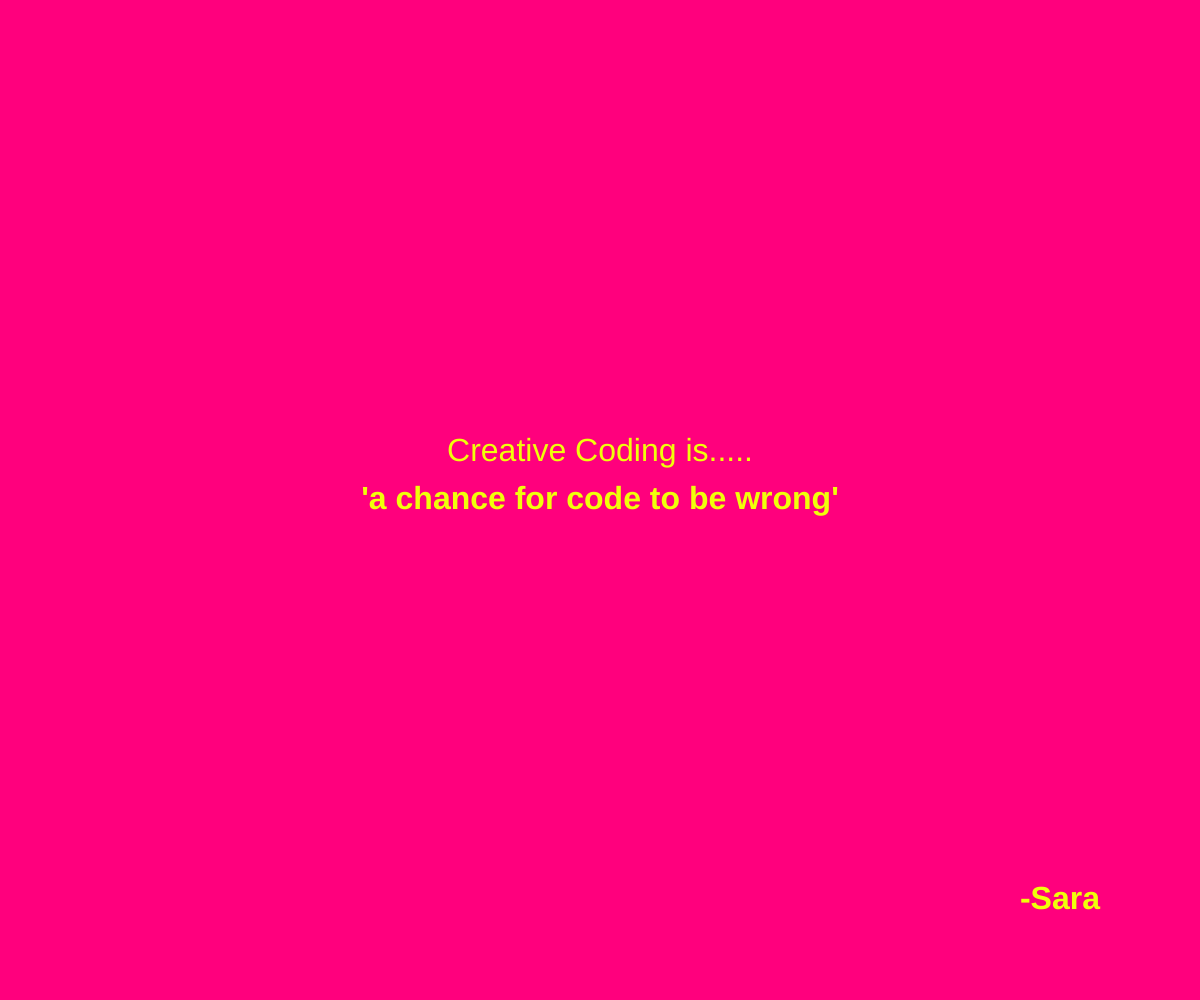
Frame 1 (no input)
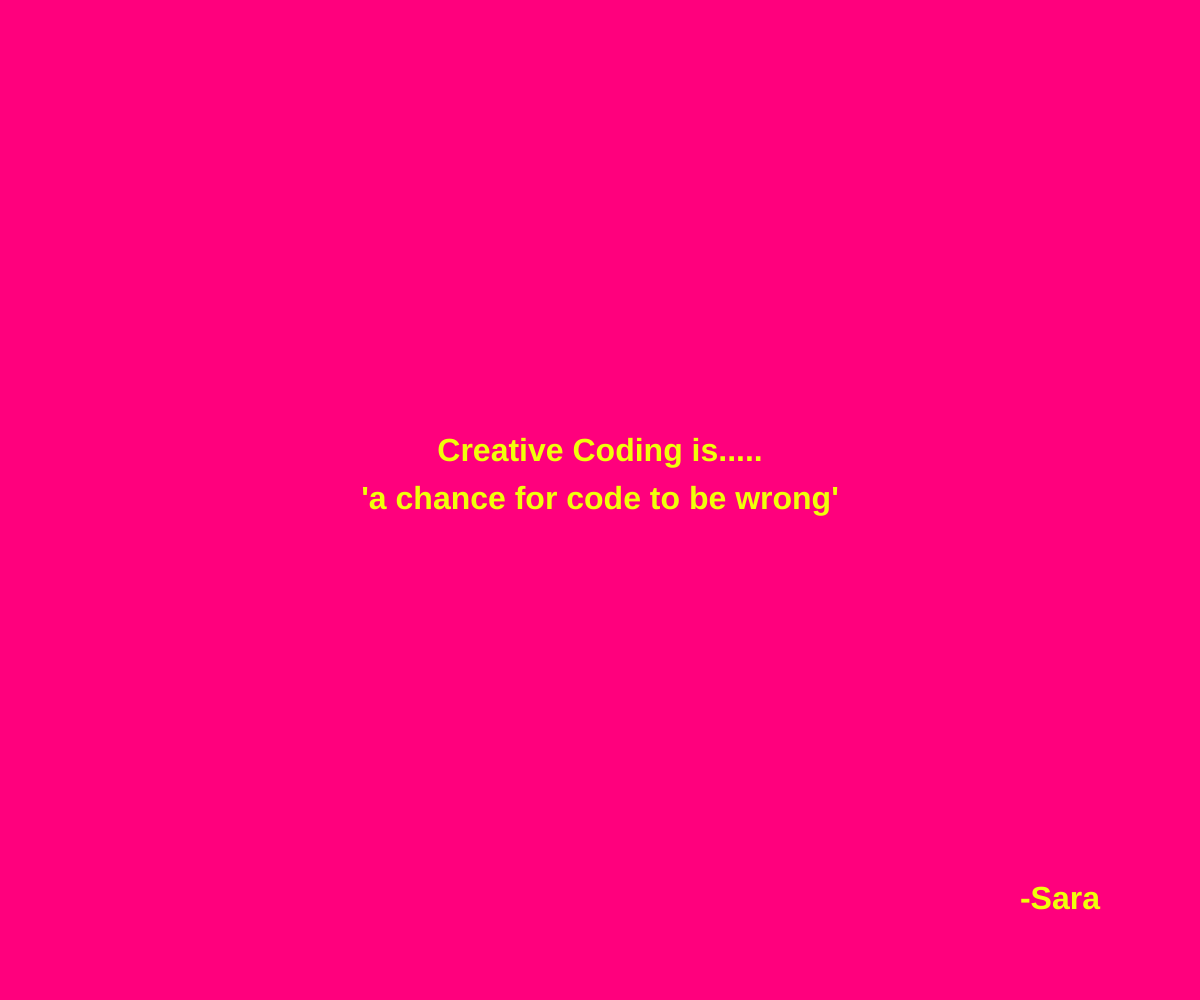
Frame 60 (no input)
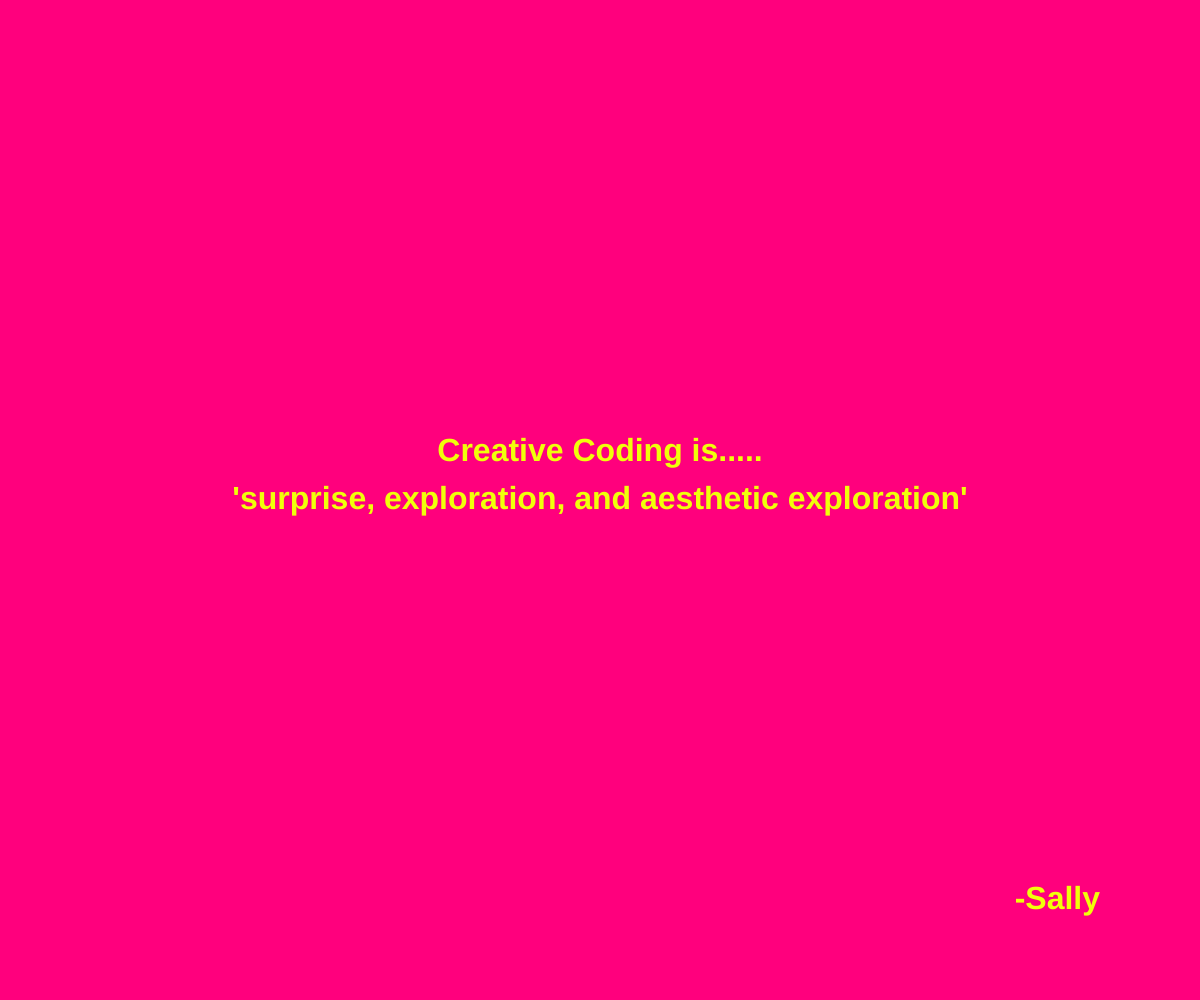
Frame 120 (the mouse pressed at the canvas centre since frame 60)

The p5.js sketch that drew these frames (run headless with seeded random() and noise() and a simulated clock; from frame 60 on, the mouse is pressed at the canvas centre):

// p5.js sketch
// ── sketch.js
// change the quotes in this array. Be mindful of the quotation marks!
// this is the only part of the file you need to edit!

const quotes = [
  { text: "the intersection of programming, design, and art", source: "Scott" },
  { text: "a chance for code to be wrong", source: "Sara" },
  { text: "surprise, exploration, and aesthetic exploration", source: "Sally" },
  { text: "process over results", source: "Sam" },
  { text: "form over function", source: "Sean" },
  { text: "iterative and experimental", source: "Scooby" },
  { text: "a community of practice", source: "Seth" },
  { text: "an opportunity to stick it to the man", source: "Shifty-eyed Susan" }
];
// no need to edit anything below this line! 
// if you have made an error, you can check your history to see what might have gone wrong

// a variable that holds the current quote
let current = [];

function setup() {
  createCanvas(windowWidth, windowHeight);
  // Seed with millis() so each page load gives a different quote.
  randomSeed(millis());
  textSize(32);
  fill(240, 255, 10);
  // calls the function to pick a quote
  pickQuote();
}

function pickQuote() {
  // take a random number and use that to identify what quote to use
  current = quotes[floor(random(quotes.length))];
}

function draw() {
  background(255, 0, 125); // set the background color
  drawQuote();  // draw the quote on screen
}

function drawQuote() {   // draw text
  textAlign(CENTER, CENTER);
  text("Creative Coding is.....", width / 2, height / 2 - 48);
  textStyle(BOLD);
  text("'" + current.text + "'", width / 2, height / 2);
  textAlign(RIGHT, CENTER);
  text("-" + current.source, width - 100, height - 100);

}

function windowResized() {
  resizeCanvas(windowWidth, windowHeight);
}

function newQuote() {
  pickQuote();
  redraw();
}

function mousePressed() {
  newQuote();
}
// ── readme.html
<!DOCTYPE html>
<html lang="en">
<head>
  <meta charset="UTF-8">
  <meta name="viewport" content="width=device-width, initial-scale=1.0">
  <title>"Creative Coding Is..."</title> <!--Title is here-->
  <!--Add style to your code Read W3Schools CSS Intro for more: https://www.w3schools.com/css/css_intro.asp -->
  <style>
    body {
      font-family: sans-serif;
      margin: 2em;
      color: #000000;
      background-color: #f0f0f0;
    }
  </style>
</head>
<body>
    <h1>"Creative Coding Is..."</h1>
    <p>Creative coding uses programming as an artistic tool to create visuals, animations, sound, and interactive experiences. It focuses on experimentation, personal expression, and discovering unexpected possibilities through technology.</p>

   <h2>Resources</h2>
   <ul>
    <li><a href="https://www.smu.edu/meadows/newsandevents/news/2023/what-is-creative-coding" target="_blank">the intersection where artists and programmers meet, creating a vast degree of potential - SMU</a></li>
    <li><a href="https://trcc.timrodenbroeker.de/what-is-creative-coding/" target="_blank">a school of thought - Tim Rodenbröcker</a></li>
    <li><a href="https://www.artsyshark.com/2021/05/26/what-is-creative-coding/" target="_blank">the practice of making art with code - Andrew Bryant</a></li>
    <li><a href="https://www.gorillasun.de/blog/creative-coding-the-new-era/" target="_blank">a new interdisciplinary art form - Ahmad Moussa</a></li>
    <li><a href="https://guidebook.hdyar.com/creative-coding/creative-coding-fundamentals/what-is-creative-coding/" target="_blank">code in the contexts of art, play, creativity, and self-expression - Hunter Dyar</a></li>
    <li><a href="https://www.patrik-huebner.com/datadesigndictionary/creative-coding/#footNote4" target="_blank">about free exploration - Patrik Hübner</a></li>
    <li><a href="https://wedoes.framer.website/blog/creative-coding-the-intersection-of-art-and-technology" target="_blank">the intersection of art and technology - Javier Marc</a></li>
    <li><a href="https://medium.com/@mauralian/coding-art-312efa2020fd" target="_blank">Aabout experimentation, not functionality - Maura Kelly</a></li>
   </ul>
</body>
</html>
